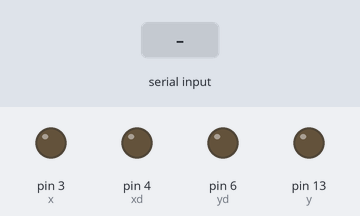
The sketch below on a simulated Arduino Uno, built with avr-gcc and run on an emulated ATmega328P. On the bench: output pins drawn as LEDs (lit = HIGH). The test bench sets the inputs (shaded band). What the sketch prints to the serial monitor is not drawn.

Above: at 1.2 s.
1.3 s: "90,45\n" received over Serial
At 2.4 s:
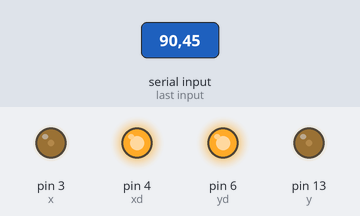
2.9 s: "1\n" received over Serial
At 4.1 s:
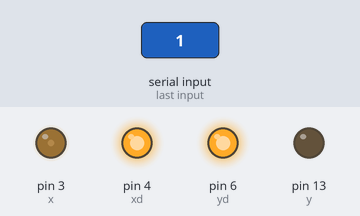
4.4 s: "2\n" received over Serial
At 5.0 s:
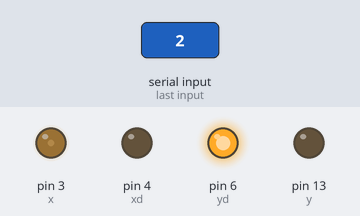
6.0 s: "3\n" received over Serial
At 7.3 s:
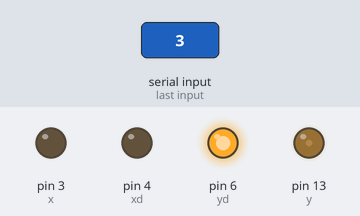
7.6 s: "9\n" received over Serial
At 8.3 s:
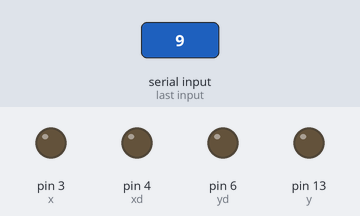
9.1 s: "30,150\n" received over Serial
At 10.2 s:
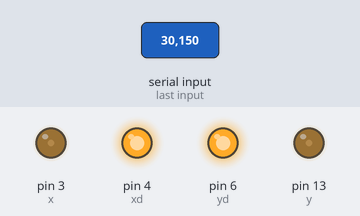
Timing chart, 0 to 11.7 s (numbered marks = the images above; inputs shaded):
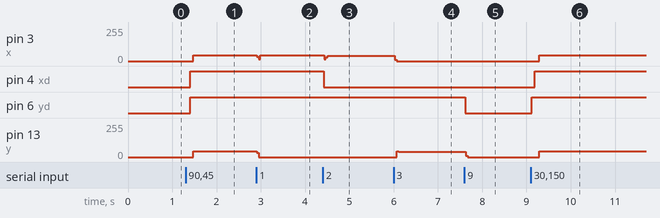

The sketch:

oto_nisan_al_arduino.ino
```cpp
  int ilkoku;

  int x=3;
int xd = 4;
int y = 13;
int yd = 6;
int oku=0;
void setup() {
  Serial.begin(9600);
  pinMode(x , OUTPUT);
pinMode(xd , OUTPUT);
pinMode(y , OUTPUT);
pinMode(yd , OUTPUT);
}

void loop() {
     // If anything comes in Serial (USB),
     if (Serial.available() > 0) {
      Serial.print("veri alındı");
    int ilkoku = Serial.read() - 48 ;
     Serial.println(x);// read it and send it out Serial1 (pins 0 & 1)
     if(ilkoku>0){
      oku=ilkoku;
      Serial.println(ilkoku);
     }

     }

if (oku == 9){
//dur
digitalWrite(x ,LOW);
digitalWrite(xd ,LOW);
digitalWrite(y ,LOW);
digitalWrite(yd ,LOW);
}

if(oku==1){
//sag

digitalWrite(xd , HIGH);

digitalWrite(x , HIGH);
delayMicroseconds(500);
digitalWrite(x , LOW);
delayMicroseconds(500);
}

if(oku==2){
//sol
digitalWrite(xd , LOW);

digitalWrite(x , HIGH);
delayMicroseconds(500);
digitalWrite(x , LOW);
delayMicroseconds(500);
}

if(oku==3){
//yukarı
digitalWrite(yd , HIGH);

digitalWrite(y , HIGH);
delayMicroseconds(500);
digitalWrite(y , LOW);
delayMicroseconds(500);
}


if(oku==4){
//alt
digitalWrite(yd , LOW);

digitalWrite(y , HIGH);
delayMicroseconds(500);
digitalWrite(y , LOW);
delayMicroseconds(500);
}

if(oku==5){
//sag ust
digitalWrite(xd , HIGH);
digitalWrite(yd , HIGH);

digitalWrite(y , HIGH);
digitalWrite(x , HIGH);
delayMicroseconds(500);
digitalWrite(x , LOW);
digitalWrite(y , LOW);
delayMicroseconds(500);
}

if(oku==6){
//sag alt
digitalWrite(xd , HIGH);
digitalWrite(yd , LOW);

digitalWrite(x , HIGH);
digitalWrite(y , HIGH);
delayMicroseconds(500);
digitalWrite(x , LOW);
digitalWrite(y , LOW);
delayMicroseconds(500);
}


if(oku==7){
//sol ust
digitalWrite(xd , LOW);
digitalWrite(yd , HIGH);

digitalWrite(y , HIGH);
digitalWrite(x , HIGH);
delayMicroseconds(500);
digitalWrite(x , LOW);
digitalWrite(y , LOW);
delayMicroseconds(500);
}

if(oku==8){
//sol alt
digitalWrite(xd , LOW);
digitalWrite(yd , LOW);

digitalWrite(x , HIGH);
digitalWrite(y , HIGH);
delayMicroseconds(500);
digitalWrite(x , LOW);
digitalWrite(y , LOW);
delayMicroseconds(500);
}


  Serial.println(oku);

}
```

Measured:
- after the input at 1.3 s, pin 3 (x), pin 13 (y): 0/255 → 42/255 after 0.17 s; pin 4 (xd), pin 6 (yd): LOW → HIGH after 0.11 s
- after the input at 2.9 s, pin 3 (x): 42/255 → 32/255 at once, → 13/255 0.04 s later, → 42/255 0.04 s later; pin 13 (y): 42/255 → 0/255 at once
- after the input at 4.4 s, pin 3 (x): 42/255 → 41/255 at once; pin 4 (xd): HIGH → LOW at once
- after the input at 6.0 s, pin 3 (x): 41/255 → 0/255 at once; pin 13 (y): 0/255 → 39/255 after 0.07 s
- after the input at 7.6 s, pin 6 (yd): HIGH → LOW at once; pin 13 (y): 39/255 → 0/255 at once
- after the input at 9.1 s, pin 3 (x), pin 13 (y): 0/255 → 42/255 after 0.19 s; pin 4 (xd): LOW → HIGH after 0.08 s; pin 6 (yd): LOW → HIGH at once
